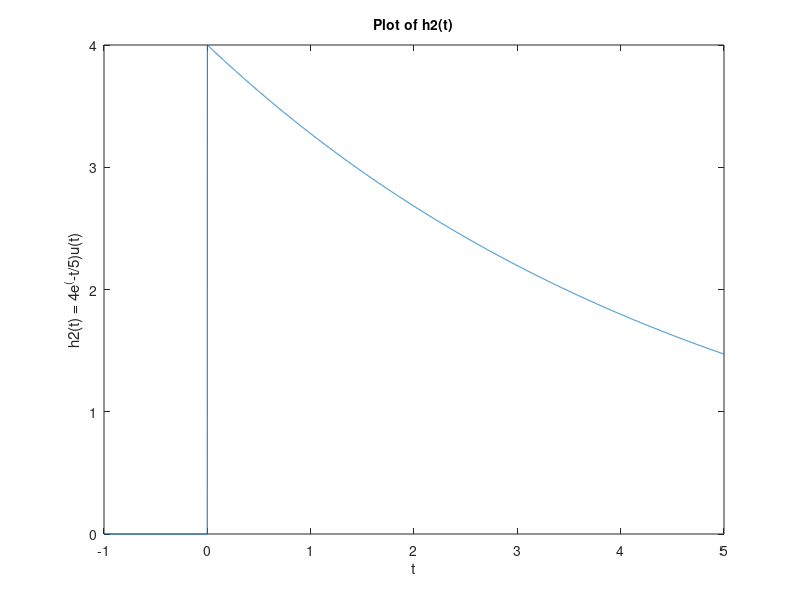

The MATLAB script that drew this image:
u = @(t) 1.0.*(t>=0);
t = (-1:0.001:5);
h2= @(t) 4*exp(-t/5).*u(t);
plot(t,h2(t));
xlabel('t');
ylabel('h2(t) = 4e^(-t/5)u(t)');
title('Plot of h2(t)', 'FontSize', 10)
